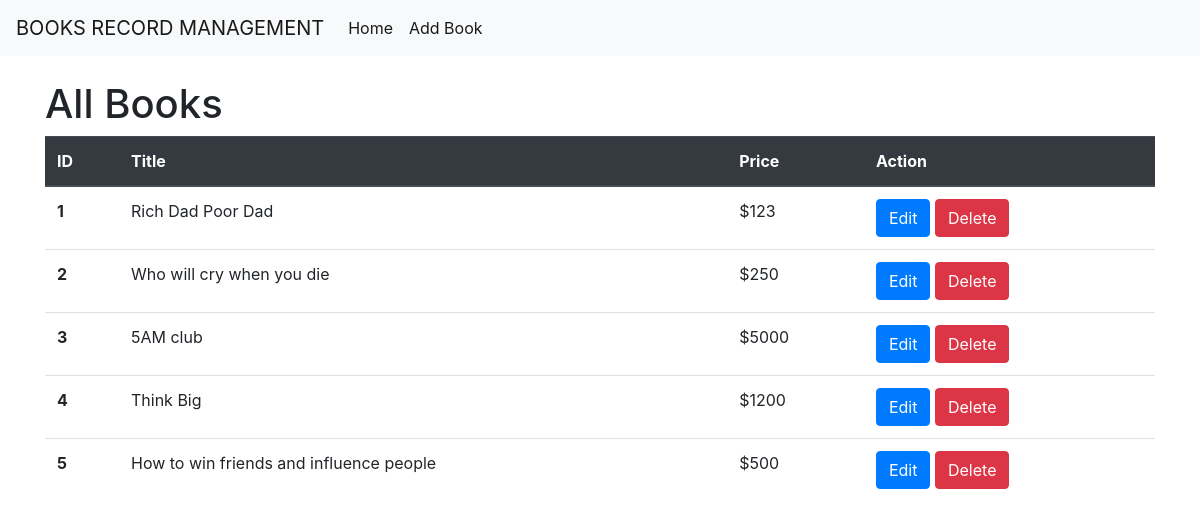
Before: / with the older database file.
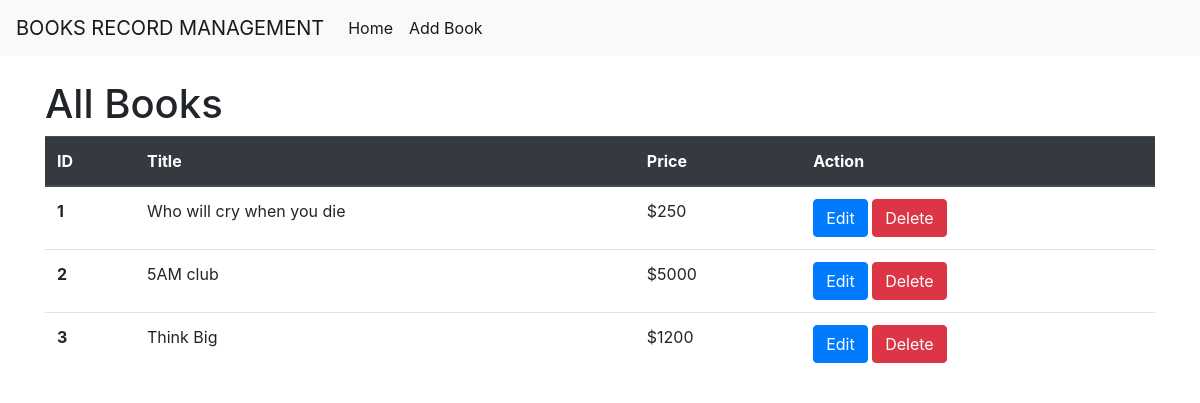
After: the same page with the newer database file.
### app/models.py (models this page shows, shortened)
class Book(models.Model):
    title=models.CharField(max_length=40)
    price=models.CharField(max_length=10)

### app/views.py (the view)
# urls.py: path('', views.book),
def book(request):
    books = Book.objects.all()
    return render(request, 'viewbook.html', {"books":books})

### app/templates/viewbook.html (shortened to what this page needs)
<!doctype html>
<html lang="en">
  <head>
    <link rel="stylesheet" href="https://cdn.jsdelivr.net/npm/bootstrap@4.4.1/dist/css/bootstrap.min.css">
  </head>
  <body>
    <nav class="navbar navbar-expand-lg navbar-light bg-light">
      <a class="navbar-brand" href="/">BOOKS RECORD MANAGEMENT</a>
      <div class="collapse navbar-collapse" id="navbarText">
        <ul class="navbar-nav mr-auto">
          <li class="nav-item active">
            <a class="nav-link" href="/">Home <span class="sr-only">(current)</span></a>
          </li>
          <li class="nav-item active">
            <a class="nav-link" href="add_book/">Add Book</a>
          </li>
        </ul>
      </div>
    </nav>
    <div class="container">
      <h1 class="mt-4">All Books</h1>
      <table class="table">
        <thead class="thead-dark">
          <tr>
            <th scope="col">ID</th>
            <th scope="col">Title</th>
            <th scope="col">Price</th>
            <th scope="col">Action</th>
          </tr>
        </thead>
        <tbody>
          {% for i in books %}
          <tr>
            <th scope="row">{{ forloop.counter }}</th>
            <td>{{ i.title }}</td>
            <td>{{ i.price }}</td>
            <td>
              <a href="/edit_book?bookid={{i.id}}"> <button type="button" class="btn btn-primary">Edit</button></a>
              <a href="{% url 'delete_book' i.id %}"> <button type="button" class="btn btn-danger">Delete</button></a>
            </td>
          </tr>
          {% endfor %}
        </tbody>
      </table>
    </div>
  </body>
</html>

Changed rows visible on the page:
removed Book: title "Rich Dad Poor Dad", price "$123"
removed Book: title "How to win friends and influence people", price "$500"
